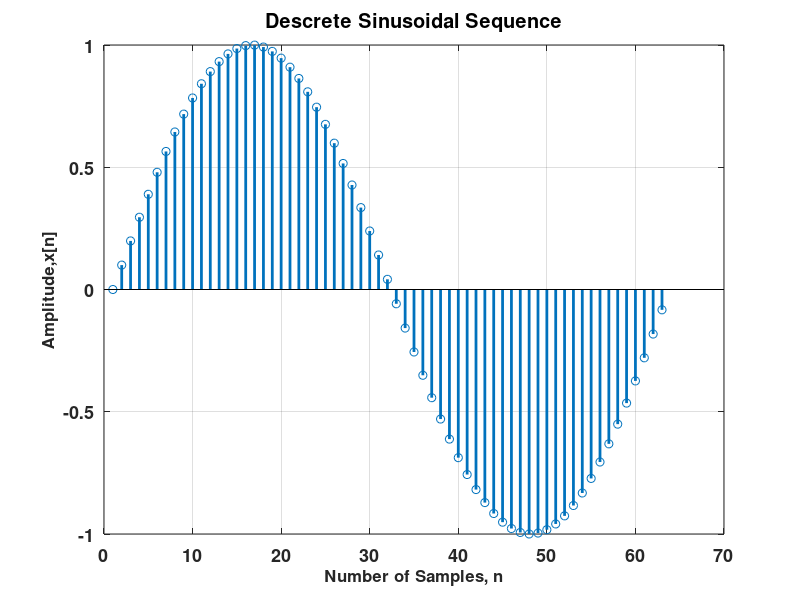

The MATLAB source for this figure:
% with phase and frequency given

clc
clear all
N1=input('Enter the start of signal')
N2=input('Enter the end of signal')
n=N1:N2
f=input('Enter frequency')
phase=input('Enter the phase angle')
A=input('Enter the Amplltude')
arg=2*pi*f*n- phase
x=A*cos(arg)
figure(1)
stem(n,x, "LineWidth",2)
set (gca, 'fontsize',13,'fontweight','bold')
title('Descrete Sinusoidal Sequence')
xlabel('Number of Samples, n','fontsize',12,'fontweight','bold')
ylabel('Amplitude,x[n]','fontsize',12,'fontweight','bold')
grid on


% without phase and given frequncy


clc 
clear all
t=0:0.1:2*pi
x=sin(t)

figure(1)
stem(x, "LineWidth",2)
set (gca, 'fontsize',13,'fontweight','bold')
title('Descrete Sinusoidal Sequence')
xlabel('Number of Samples, n','fontsize',12,'fontweight','bold')
ylabel('Amplitude,x[n]','fontsize',12,'fontweight','bold')
grid on
